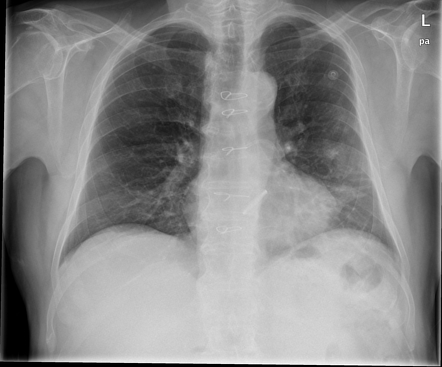
#> input picture clahe/test6.jpg, 442 x 367 px
$ python CLAHE.py   (older library calls are emulated)
#> lines starting #> are read from the running program, lines starting #| are printed output that depends on the picture
#> further down, img_array is the input picture: shape (367, 442); min 0, max 255, mean 137
import cv2
import numpy as np


def clahe(img_arr, n, t):
#> called with n = 16, t = 4
    padding = n//2
    out = np.zeros((img_arr.shape[0], img_arr.shape[1]))

    arr = cv2.copyMakeBorder(img_arr, padding, padding, padding, padding, cv2.BORDER_REFLECT)
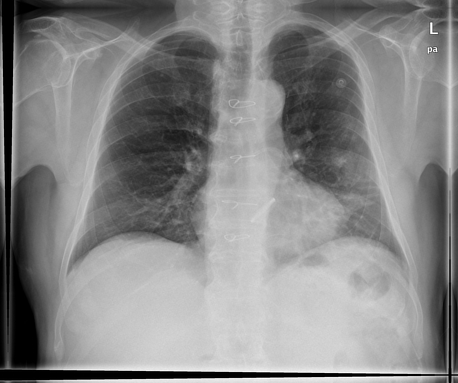
#> arr: shape (383, 458); min 0, max 255, mean 133.7

    for i in range(padding, arr.shape[0]-padding):
        for j in range(padding, arr.shape[1]-padding):
            hist = np.zeros((256))
            for x in range(0,n):
                for y in range(0,n):
                    hist[arr[i-padding+x][j-padding+y]] += 1

            sum = 0
            for k in range(len(hist)):
                    if hist[k] > t:
                        sum += hist[k]-t
                        hist[k] = t
            lim_hist = hist + (sum/len(hist))

            cdf = np.zeros(256)
            cdf[0] = lim_hist[0]
            cdf = np.cumsum(lim_hist)
            out[i-padding][j-padding] = np.round(cdf[arr[i][j]])
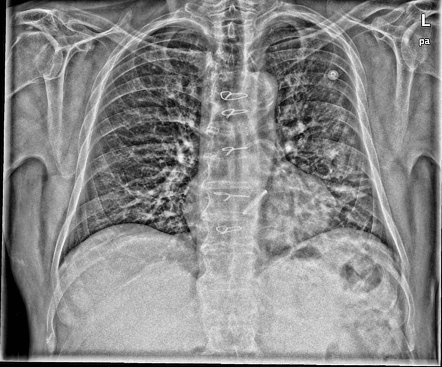
#> out: shape (367, 442) float64; min 4, max 256, mean 138.9; drawn with min black and max white

    out = cv2.normalize(out, None, alpha=0, beta=255, norm_type=cv2.NORM_MINMAX, dtype=cv2.CV_32F)
    return np.uint8(out)


img_array = cv2.imread("test6.jpg", cv2.IMREAD_GRAYSCALE)

out1 = clahe(img_array, 16, 4)
out2 = cv2.equalizeHist(img_array)
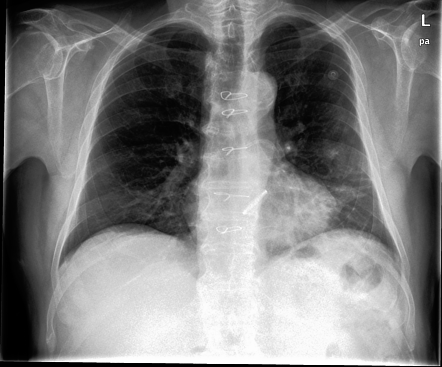
#> out2: shape (367, 442); min 0, max 255, mean 126

#clahe = cv2.createCLAHE(clipLimit=4, tileGridSize=(16,16))
#cvclahe = clahe.apply(img_array)

cv2.imshow("My CLAHE", out1)
cv2.imshow("Histogram Equalization", out2)
cv2.waitKey(0)
cv2.destroyAllWindows
